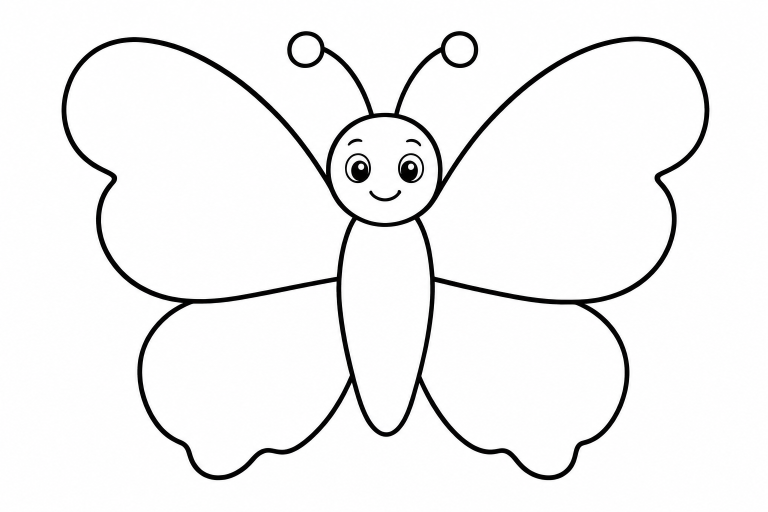
#> input picture balancing_bears_coloring/img/butterfly.png, 1536 x 1024 px (shown at 1/2 size); its folder holds only this picture in this run
$ python clean_imgs.py
#> lines starting #> are read from the running program, lines starting #| are printed output that depends on the picture
#!/usr/bin/env python3
"""Whiten near-white PNG backgrounds to pure white and trim excess margins.

The Poe PNGs have slightly off-white backgrounds which show as visible
rectangle edges on the printed PDF. This maps near-white pixels to pure
white and crops the empty margin so animals fill their cells.
"""
import os
from PIL import Image, ImageChops

SRC = os.path.join(os.path.dirname(os.path.abspath(__file__)), "img")
DST = os.path.join(os.path.dirname(os.path.abspath(__file__)), "img_clean")
os.makedirs(DST, exist_ok=True)

THRESHOLD = 238  # anything this light becomes pure white

for name in sorted(os.listdir(SRC)):
    if not name.endswith(".png"):
        continue
    im = Image.open(os.path.join(SRC, name)).convert("L")
    # push near-white to pure white
    im = im.point(lambda p: 255 if p >= THRESHOLD else p)
    # trim remaining white margins
    bg = Image.new("L", im.size, 255)
#> bg: PIL image 1536x1024 L; every value is 255
    bbox = ImageChops.difference(im, bg).getbbox()
#> bbox = (123, 62, 1419, 961)
    if bbox:
        pad = 12
        l, t, r, b = bbox
#> l = 123; t = 62; r = 1419; b = 961
        im = im.crop((max(0, l - pad), max(0, t - pad),
                      min(im.width, r + pad), min(im.height, b + pad)))
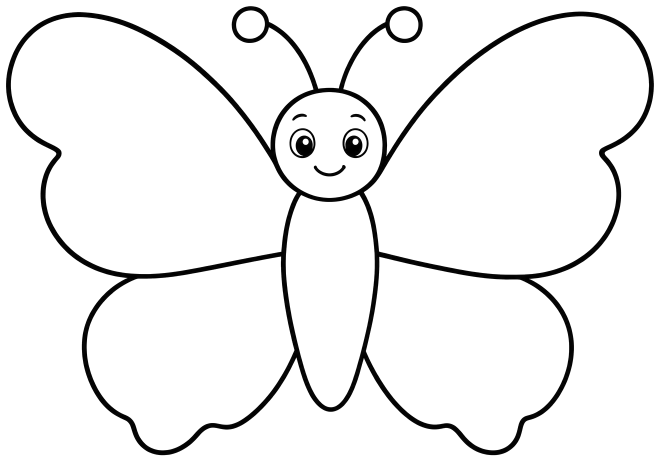
#> im: PIL image 1320x923 L (shown at 1/2 size); min 0, max 255, mean 240.2
    im.convert("RGB").save(os.path.join(DST, name))
    print(f"{name}: {im.size} -> {DST}/{name}")
#| butterfly.png: (1320, 923) -> balancing_bears_coloring/img_clean/butterfly.png

$ run again, on balancing_bears_coloring/img/frog.png
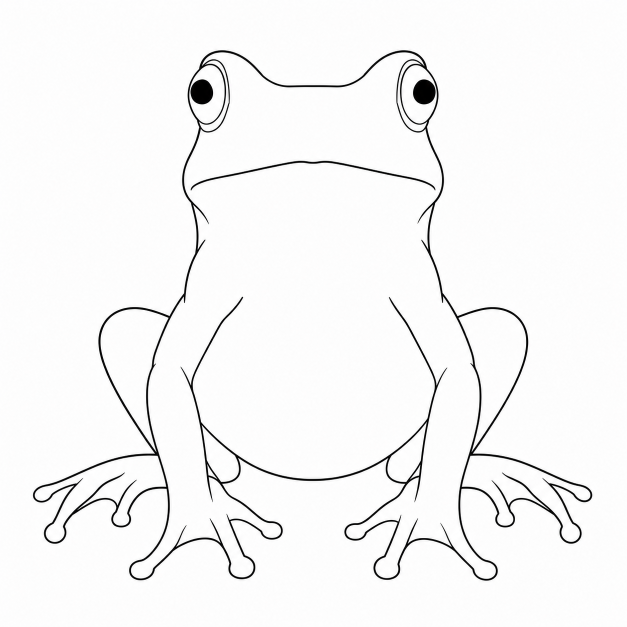
#> input picture balancing_bears_coloring/img/frog.png, 1254 x 1254 px (shown at 1/2 size)
#> bg: PIL image 1254x1254 L; every value is 255
#> bbox = (65, 100, 1185, 1162)
#> l = 65; t = 100; r = 1185; b = 1162
#> `im = im.crop((max(0, l - pad), max(0, t - pad), min(im.width, r + pad)..`:
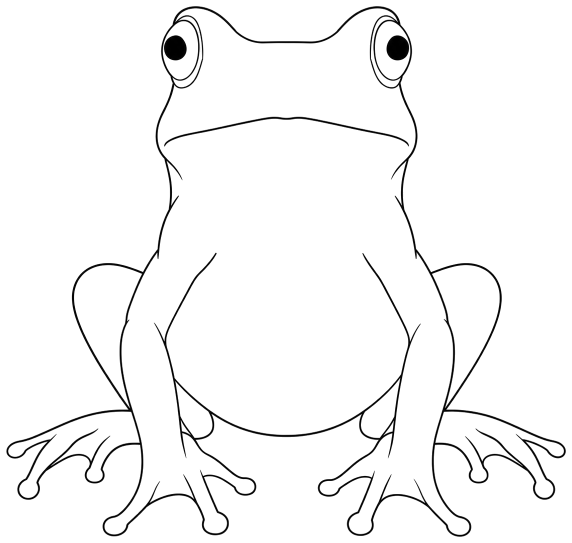
#> im: PIL image 1144x1086 L (shown at 1/2 size); min 0, max 255, mean 246.6
#| frog.png: (1144, 1086) -> balancing_bears_coloring/img_clean/frog.png

$ run again, on balancing_bears_coloring/img/snake.png
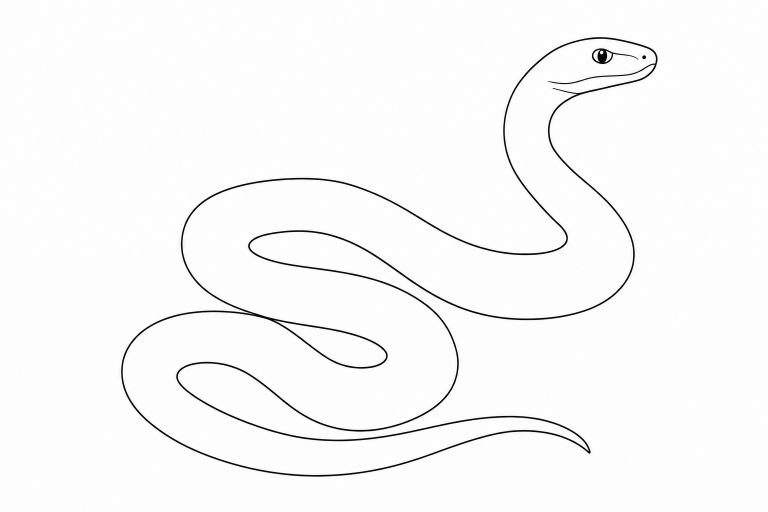
#> input picture balancing_bears_coloring/img/snake.png, 1536 x 1024 px (shown at 1/2 size)
#> bg: PIL image 1536x1024 L; every value is 255
#> bbox = (242, 74, 1315, 954)
#> l = 242; t = 74; r = 1315; b = 954
#> `im = im.crop((max(0, l - pad), max(0, t - pad), min(im.width, r + pad)..`:
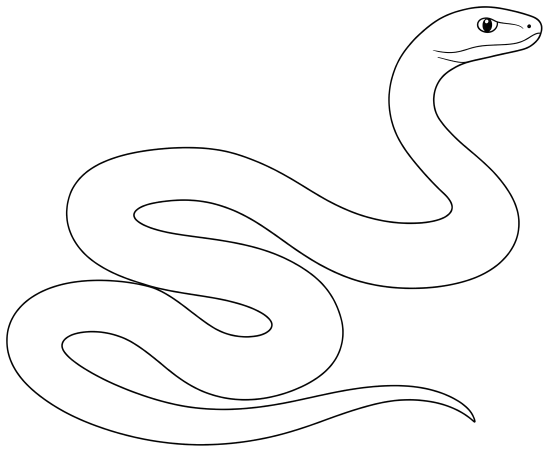
#> im: PIL image 1097x904 L (shown at 1/2 size); min 0, max 255, mean 248.8
#| snake.png: (1097, 904) -> balancing_bears_coloring/img_clean/snake.png

$ run again, on balancing_bears_coloring/img/zebra.png
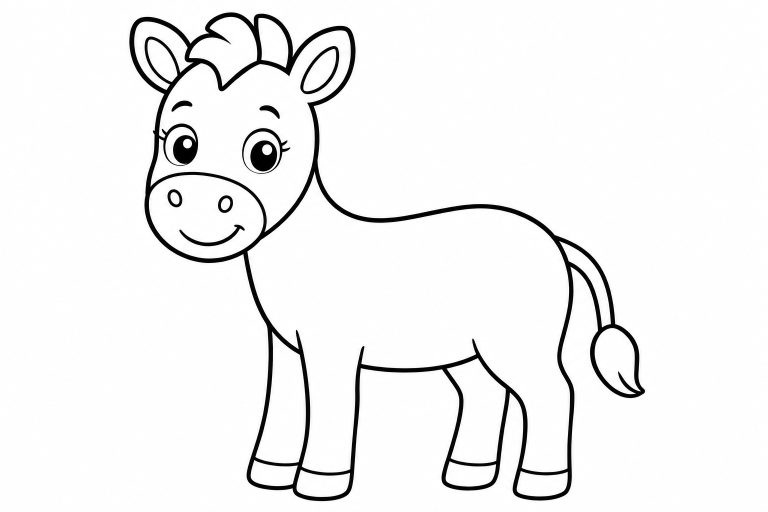
#> input picture balancing_bears_coloring/img/zebra.png, 1536 x 1024 px (shown at 1/2 size)
#> bg: PIL image 1536x1024 L; every value is 255
#> bbox = (258, 24, 1290, 1003)
#> l = 258; t = 24; r = 1290; b = 1003
#> `im = im.crop((max(0, l - pad), max(0, t - pad), min(im.width, r + pad)..`:
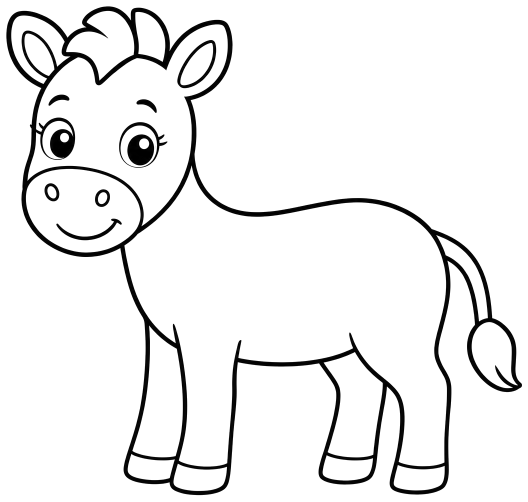
#> im: PIL image 1056x1003 L (shown at 1/2 size); min 0, max 255, mean 237.4
#| zebra.png: (1056, 1003) -> balancing_bears_coloring/img_clean/zebra.png
